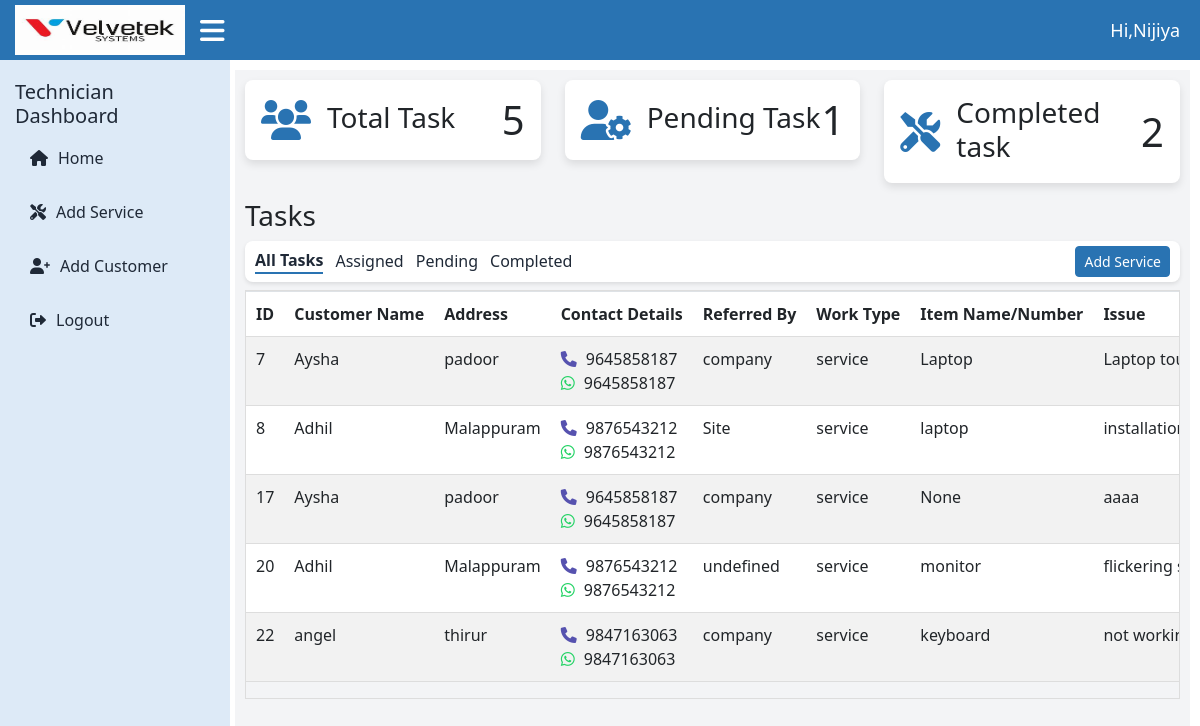
/technician-dashboard/ (signed in), run on an earlier commit of the app's database.
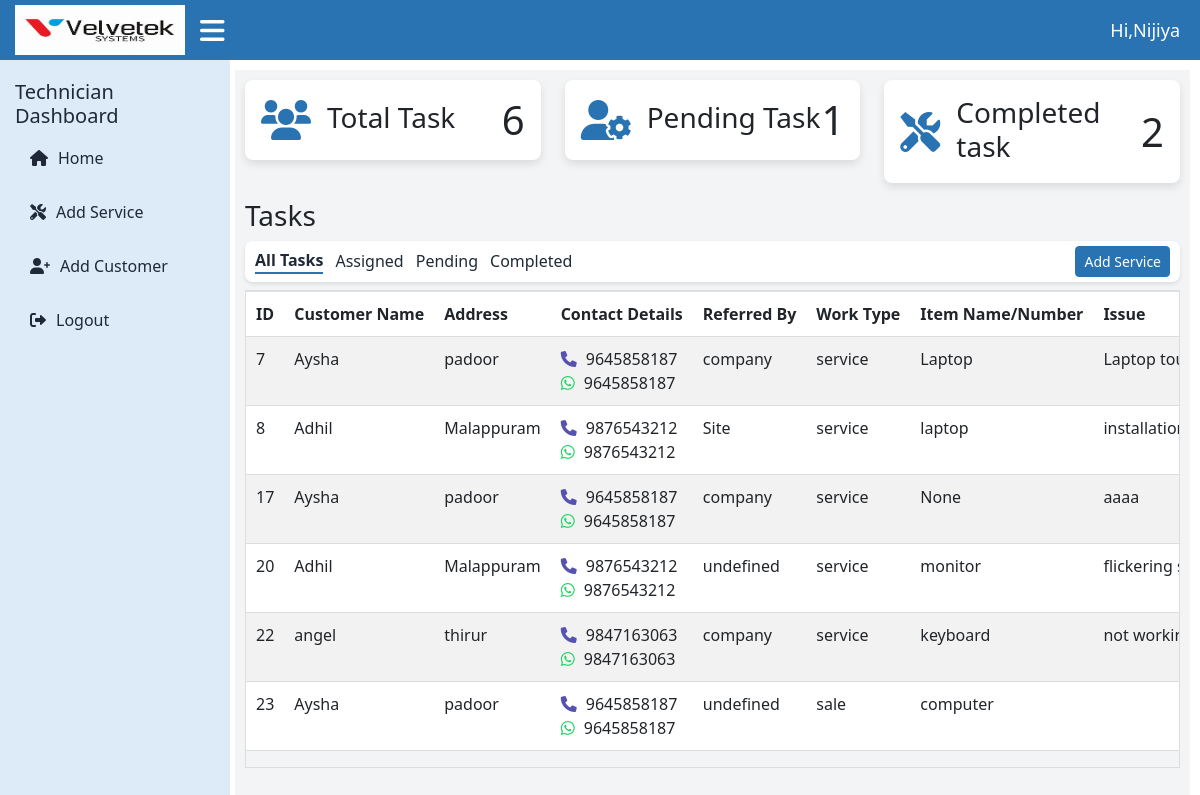
And on a later commit of the database.
### loginapp/models.py (models this page shows, shortened)
class CustomUser(AbstractUser):
    ROLE_CHOICES = (
        ('admin', 'Admin'),
        ('technician', 'Technician'),
        ('user', 'User'),
    )
    role = models.CharField(max_length=20, choices=ROLE_CHOICES, default='user')

### velvetekapp/models.py (models this page shows, shortened)
class Apply(models.Model):
    customer = models.ForeignKey(Customer, on_delete=models.CASCADE,blank=True,null=True)
    name=models.CharField(max_length=255,null=True)
    address = models.TextField(null=True)
    contact_number = models.CharField(max_length=15,null=True)
    whatsapp_number = models.CharField(max_length=15,null=True)
    referred_by =models.CharField(max_length=255,null=True)
    service_by = models.ForeignKey(CustomUser, on_delete=models.CASCADE)
    WORK_TYPE_CHOICES=[
        ('sale','sale'),('service','service'),
    ]
    work_type=models.CharField(max_length=10,choices=WORK_TYPE_CHOICES,default='sale')
    item_name_or_number = models.CharField(max_length=255,null=True)
    issue = models.TextField(blank=True,null=True) #applicable for 'services'
    photos_of_item =models.TextField(null=True, blank=True)
    estimation_document =models.FileField(upload_to='pdf',null=True,blank=True)
    estimated_price = models.CharField(max_length=255)
    estimated_date = models.DateField(null=True)
    any_other_comments = models.CharField(max_length=255,null=True,blank=True)
    created_at = models.DateField(default=timezone.now)
    status = models.CharField(
        max_length=50,
        choices=[('Pending', 'Pending'), ('Completed', 'Completed'), ('Assigned', 'Assigned')],
        default='Assigned'
    )
    def get_photos(self):
        return self.photos_of_item.split(",") if self.photos_of_item else []

### loginapp/views.py (the view, shortened to what this page needs)
# urls.py: path('technician-dashboard/', technician_dashboard, name='technician_dashboard'),
@login_required
def technician_dashboard(request):
    technician_customers = Apply.objects.filter(service_by=request.user) if request.user.is_authenticated else None
    total_services = technician_customers.count() if technician_customers else 0
    pending_task = CurrentStatus.objects.filter(technician_name=request.user.username, status="Pending").count()
    completed_task = CurrentStatus.objects.filter(technician_name=request.user.username, status="Completed").count()
    details = None
    users = CustomUser.objects.all()
    if 'contact_number' in request.GET:
        contact_number = request.GET.get('contact_number', '').strip()
        try:
            details = Customer.objects.get(contact_number=contact_number)
        except Customer.DoesNotExist:
            messages.info(request, "No customer found with this contact number. You can add their details.")
    context = {
        'technician_customers': technician_customers,
        'users': users,
        'details': details,
        'total_services': total_services,
        'pending_task': pending_task,
        'completed_task': completed_task,
        'MEDIA_URL': settings.MEDIA_URL,
    }
    return render(request, 'technician_dashboard.html', context)

### templates/technician_dashboard.html (shortened to what this page needs)
<!DOCTYPE html>
{% load static %}
<html lang="en">
<head>
  <link href="https://cdn.jsdelivr.net/npm/bootstrap-icons/font/bootstrap-icons.css" rel="stylesheet">
  <link href="https://cdn.jsdelivr.net/npm/bootstrap@5.3.0/dist/css/bootstrap.min.css" rel="stylesheet">
<link href="https://cdn.jsdelivr.net/npm/lightbox2@2.11.3/dist/css/lightbox.min.css" rel="stylesheet">
  <link href="https://cdnjs.cloudflare.com/ajax/libs/font-awesome/6.0.0/css/all.min.css" rel="stylesheet">
  <link rel="stylesheet" href="{% static 'assets/css/admin_dashboard.css' %}">
</head>
<body>
  <div class="topbar">
    <div class="d-flex align-items-center">
      <a href="#" class="logo">
        <img src="{% static 'assets/img/velvetek.jpg' %}" alt="navbar brand" />
      </a>
      <span class="hamburger" onclick="toggleSidebar()">
        <i class="fas fa-bars"></i>
      </span>
    </div>
    <span class="admin-text">Hi,{{user.username}}</span>
  </div>
  <div class="sidebar">
    <h5>Technician Dashboard</h5>
    <a href="{% url 'technician_dashboard' %}"><i class="fas fa-home"></i> Home</a>
    <a href="#" onclick="openModal()" ><i class="fas fa-tools" ></i> Add Service</a>
    <a href="#" onclick="openCustomerModal()"><i class="fas fa-user-plus"></i> Add Customer</a>
    <a href="{% url 'logout' %}"><i class="fas fa-sign-out-alt"></i> Logout</a>
  </div>
  {% block content %}
  <div class="main-content">
    <div class="row">
      <div class="col-md-4">
        <div class="card p-3 mb-3">
          <div class="d-flex align-items-center">
            <i class="fas fa-users card-icon me-3"></i>
            <div>
              <h3 class="mb-1">Total Task</h3>
            </div>
            <h1 class="ms-auto mb-0">{{ total_services }}</h1>
          </div>
        </div>
      </div>
      <div class="col-md-4">
        <div class="card p-3 mb-3">
          <div class="d-flex align-items-center">
            <i class="fas fa-user-cog card-icon me-3"></i>
            <div>
              <h3 class="mb-1">Pending Task</h3>
            </div>
            <h1 class="ms-auto mb-0">{{ pending_task }}</h1>
          </div>
        </div>
      </div>
      <div class="col-md-4">
        <div class="card p-3 mb-3">
          <div class="d-flex align-items-center">
            <i class="fas fa-tools card-icon me-3"></i>
            <div>
              <h3 class="mb-1">Completed task</h3>
            </div>
            <h1 class="ms-auto mb-0">{{ completed_task }}</h1>
          </div>
        </div>
      </div>
    </div>
    <h3 class="mt-0 mb-2">Tasks</h3>
    <div class="navbar">
      <div class="nav-left">
        <a href="{% url 'switch_tasks'  %}" class="filter-option {% if current_filter != 'Assigned' and current_filter != 'Pending' and current_filter != 'Completed' %}selected{% endif %}">All Tasks</a>
        <a href="{% url 'switch_tasks_filter' status='Assigned' %}" class="filter-option {% if current_filter == 'Assigned' %}selected{% endif %}">Assigned</a>
        <a href="{% url 'switch_tasks_filter' status='Pending' %}" class="filter-option {% if current_filter == 'Pending' %}selected{% endif %}">Pending</a>
        <a href="{% url 'switch_tasks_filter' status='Completed' %}" class="filter-option {% if current_filter == 'Completed' %}selected{% endif %}">Completed</a>
      </div>
      <div class="nav-right">
        <button class="btn btn-primary btn-sm" onclick="openModal()">Add Service</button>
      </div>
    </div>
  <div class="table-responsive mt-2">
    <table class="table table-striped table-bordered">
      <thead>
        <tr>
          <th>ID</th>
          <th>Customer Name</th>
          <th>Address</th>
          <th style="width: 18%;">Contact Details</th>
          <th>Referred By</th>
          <th>Work Type</th>
          <th>Item Name/Number</th>
          <th colspan="2">Issue</th>
        </tr>
      </thead>
      <tbody>
        {% for service in technician_customers %}
        <tr>
          <td>{{ service.id }}</td>
          <td>{{ service.name }}</td>
          <td>{{ service.address }}</td>
          <td>
            <div>
              <i class="fa fa-phone" aria-hidden="true"></i>
              {% if service.contact_number|slice:":1" == "+" %}
                {{ service.contact_number|slice:"3:" }}
              {% else %}
                {{ service.contact_number }}
              {% endif %}
            </div>
            <div>
              <i class="fab fa-whatsapp" aria-hidden="true"></i>
              {% if service.whatsapp_number|slice:":1" == "+" %}
                {{ service.whatsapp_number|slice:"3:" }}
              {% else %}
                {{ service.whatsapp_number }}
              {% endif %}
            </div>
          </td>
          <td>{{ service.referred_by }}</td>
          <td>{{ service.get_work_type_display }}</td>
          <td>{{ service.item_name_or_number }}</td>
          <td colspan="2">{{ service.issue }}</td>
      </tr>
{% endfor %}
</tbody>
  </table>
</div>
{% endblock %}
</body>
</html>

### static/assets/css/admin_dashboard.css (style rules this page uses)
:root { --primary-color: #2973B2; --secondary-color: #F3F4F6; --accent-color: #441172; --text-color: #1F2937; --white: #ffffff; --sidebar-color: #DDEAF7; }
.topbar { background-color: var(--primary-color); height: 60px; display: flex; justify-content: space-between; align-items: center; padding: 0 20px; padding-left: 15px; color: var(--white); margin-bottom: 10px; }
.topbar .logo img { height: 50px; width: 180px; padding-right: 10px; }
.topbar .admin-text { font-size: 18px; font-weight: 500; }
.topbar .hamburger { font-size: 28px; cursor: pointer; padding-left: 5px; margin-right: 30px; }
.sidebar { height: calc(100vh - 50px); width: 230px; background-color: var(--sidebar-color); color: var(--text-color); position: absolute; top: 60px; left: 0; padding: 20px 15px; display: flex; flex-direction: column; justify-content: flex-start; transition: left 0.3s ease; }
.sidebar a { text-decoration: none; color: var(--text-color); display: flex; align-items: center; padding: 10px 15px; margin-bottom: 10px; border-radius: 4px; transition: background-color 0.3s ease; }
.sidebar a i { margin-right: 10px; }
.main-content { margin-left: 235px; padding: 10px; background-color: var(--secondary-color); min-height: calc(100vh - 60px); margin-top: 5px; margin-right: 10px; }
.card { border: none; border-radius: 8px; box-shadow: 0 4px 8px rgba(0, 0, 0, 0.1); transition: transform 0.2s ease, box-shadow 0.2s ease; }
.card .card-icon { font-size: 40px; color: var(--primary-color); }
.navbar { display: flex; position: relative; align-items: center; justify-content: space-between; background-color: var(--white); padding-top: 5px; padding-bottom: 5px; border-radius: 8px; box-shadow: 0 2px 4px rgba(0, 0, 0, 0.1); }
.navbar .nav-left { display: flex; position: relative; align-items: center; padding-left: 10px; }
.navbar .nav-left a { margin-right: 12px; text-decoration: none; color: var(--text-color); cursor: pointer; transition: font-weight 0.3s ease; }
.navbar .nav-right { margin-right: 10px; align-items: center; display: flex; gap: 2px; }
.btn-primary { background-color: var(--primary-color) !important; border-color: var(--primary-color) !important; color: #fff !important; }
.filter-option.selected { font-weight: bold; color: #2973B2; border-bottom: 2.5px solid #2973B2; text-decoration: none; }
.table-responsive { overflow-x: auto; overflow-y: auto; border: 1px solid #ddd; max-height: 485px; height: auto; transition: height 0.3s ease; }
.table { width: 100%; white-space: nowrap; border-collapse: collapse; }
.table th, .table td { padding: 10px !important; text-align: left !important; border-bottom: 1px solid #ddd !important; border-right: none !important; border-left: none !important; }
.fa-phone { color:#5652af; margin-right: 5px; }
.fab.fa-whatsapp { color: #25D366; margin-right: 5px; }

What changed in the data, as far as the page shows it:
added Apply: id "23", name "Aysha", address "padoor", contact_number "9645858187", whatsapp_number "9645858187", referred_by "undefined", work_type "sale", item_name_or_number "computer"
Also different on the page:
{{ total_services }}: "5" → "6"
